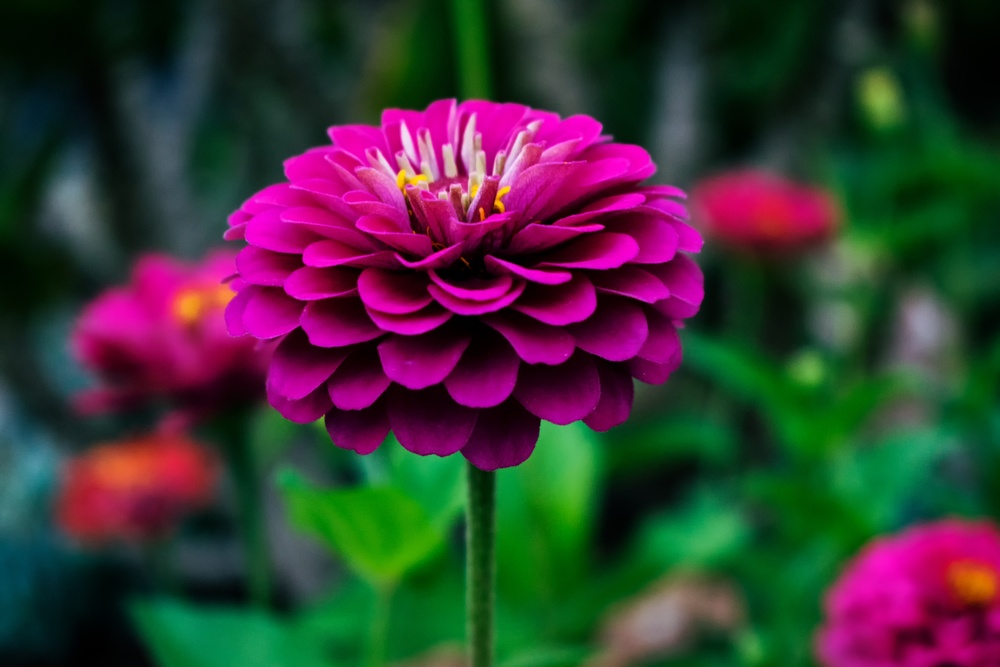
#> input picture lab_2/img.jpg, 1000 x 667 px, shrunk from 6000 x 4000 before the run
$ jupyter execute IP_Practice_2.ipynb
#> lines starting #> are read from the running program, lines starting #| are printed output that depends on the picture
[cell 1]
# ДЗ 2
# Зашумить изображение при помощи шума гаусса, постоянного шума.
# Протестировать медианный фильтр, фильтр гаусса, билатериальный фильтр, фильтр нелокальных средних с различными параметрами.
# Выяснить, какой фильтр показал лучший результат фильтрации шума.

[cell 2]
import numpy as np
import cv2
import matplotlib.pyplot as plt
from skimage.metrics import structural_similarity, mean_squared_error

[cell 3]
image = cv2.imread('img.jpg')
#> image is the input picture: shape (667, 1000, 3); mean B, G, R 53.9, 53.8, 59.7
image_gray = cv2.cvtColor(image, cv2.COLOR_BGR2GRAY)
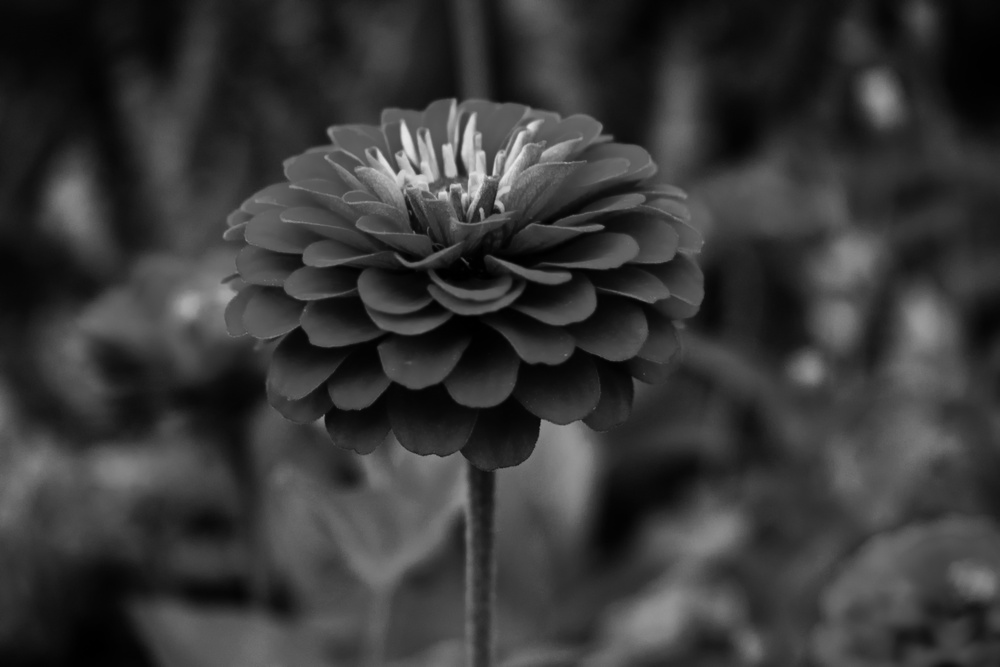
#> image_gray: shape (667, 1000); min 0, max 232, mean 55.5
plt.imshow(image_gray, cmap="gray")

# 1. Зашумление изображения при помощи шума Гаусса, постоянного шума.

1.1 Шум Гаусса

[cell 4]
mean = 0
stddev = 100
noise_gauss = np.zeros(image_gray.shape, np.uint8)
cv2.randn(noise_gauss, mean, stddev)
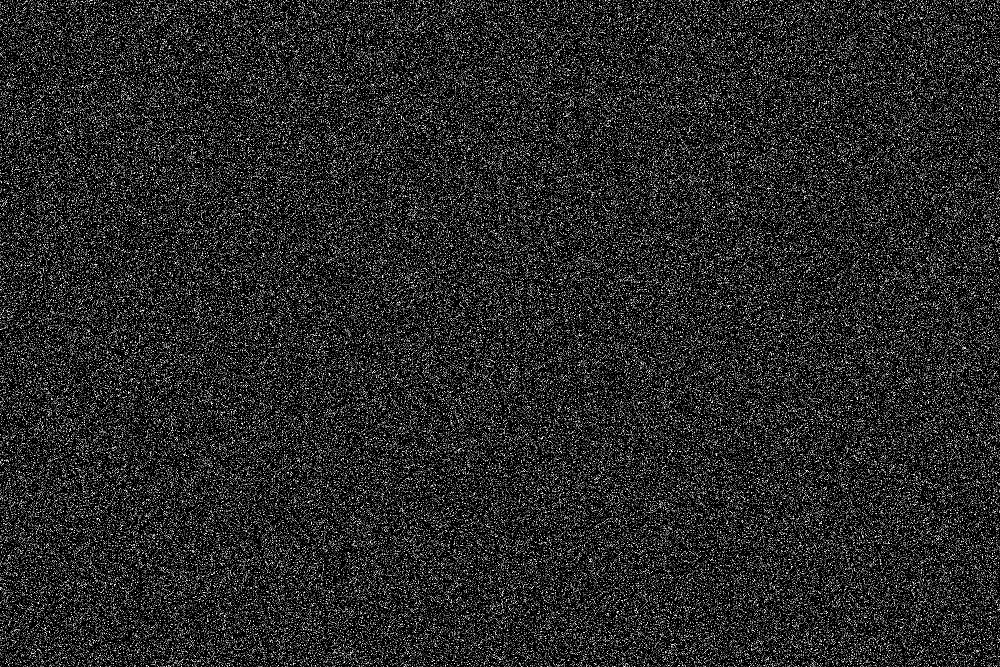
#> noise_gauss: shape (667, 1000); min 0, max 255, mean 39.8

[cell 5]
image_noise_gauss = image_gray.astype(np.float32) + noise_gauss
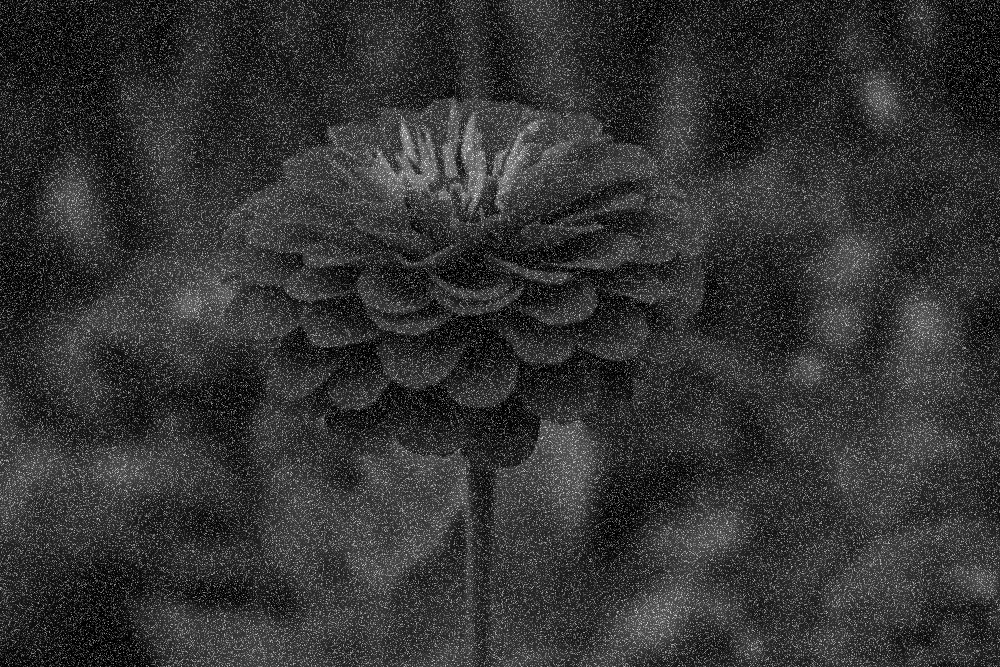
#> image_noise_gauss: shape (667, 1000) float32; min 0, max 468, mean 95.3; drawn with min black and max white
image_noise_gauss = np.clip(image_noise_gauss, 0, 255).astype(np.uint8)
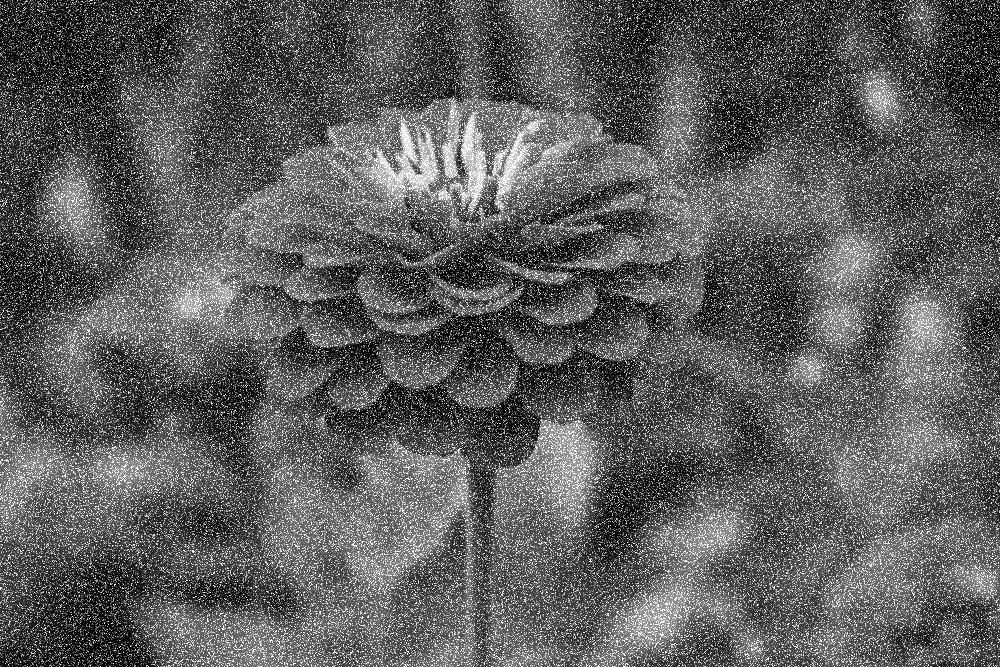
#> image_noise_gauss: shape (667, 1000); min 0, max 255, mean 94.2
plt.imshow(image_noise_gauss, cmap="gray")

1.2 Постоянный шум

[cell 6]
a = -50
b = 50
uniform_noise = np.random.uniform(a, b, image_gray.shape)
uniform_noisy_image = image_gray.astype(np.float32) + uniform_noise
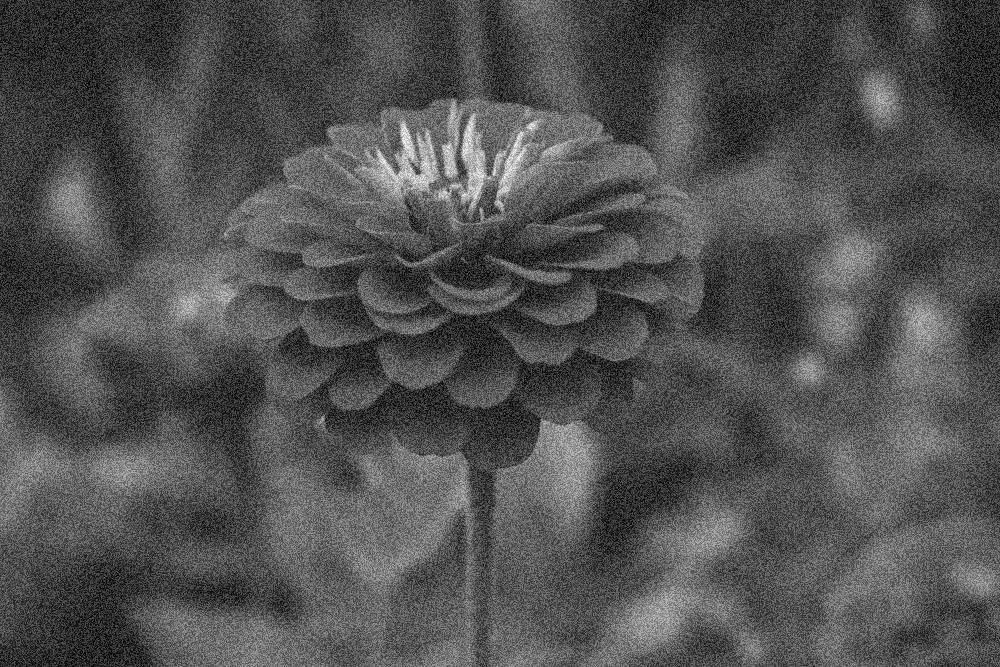
#> uniform_noisy_image: shape (667, 1000) float64; min -49.65, max 276.3, mean 55.5; drawn with min black and max white
uniform_noisy_image = np.clip(uniform_noisy_image, 0, 255).astype(np.uint8)
plt.imshow(uniform_noisy_image, cmap="gray")

# 2. Тестирование медианного фильтра, фильтра гаусса, билатериального фильтра, фильтра нелокальных средних с различными параметрами.

2.1 Медианный фильтр

[cell 7]
image_gauss_median = cv2.medianBlur(image_noise_gauss, 3)
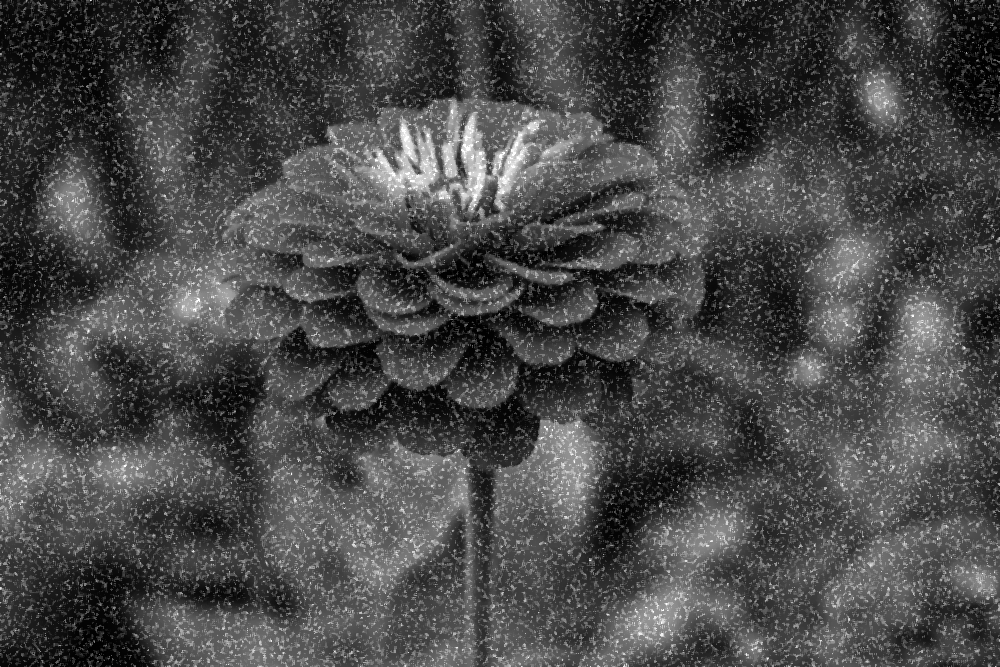
#> image_gauss_median: shape (667, 1000); min 0, max 255, mean 72.8
plt.imshow(image_gauss_median, cmap="gray")

2.2 Фильтр Гаусса

[cell 8]
image_gauss_gauss = cv2.GaussianBlur(image_noise_gauss,(5,5),0)
plt.imshow(image_gauss_gauss, cmap="gray")

2.3 Билатериальный фильтр

[cell 9]
image_gauss_bilat = cv2.bilateralFilter(image_noise_gauss,9,75,75)
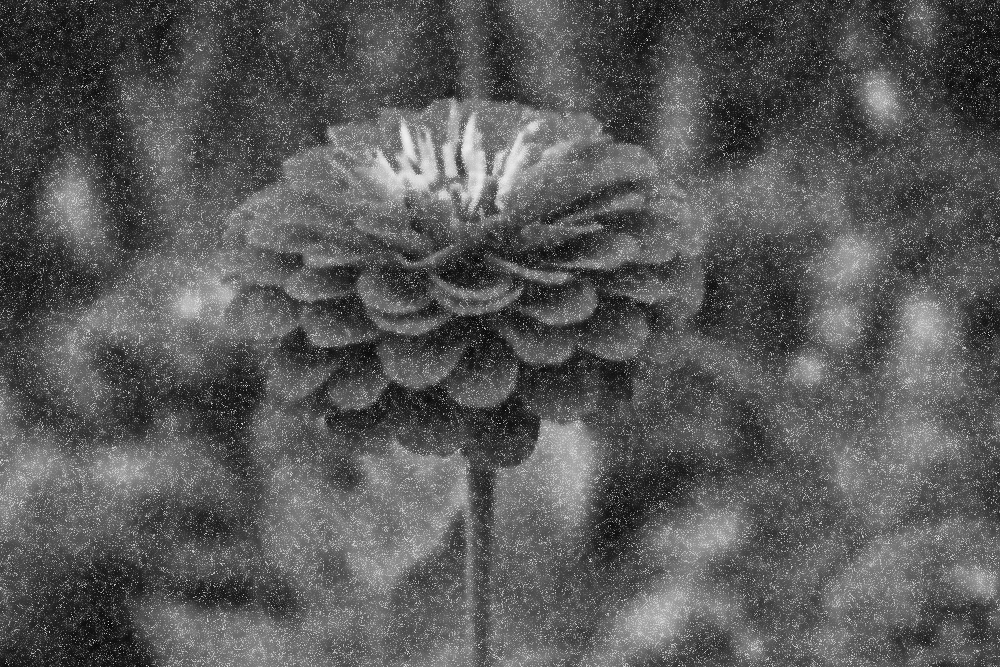
#> image_gauss_bilat: shape (667, 1000); min 8, max 240, mean 88.6
plt.imshow(image_gauss_bilat, cmap="gray")

2.4 Фильтр нелокальных средних

[cell 10]
image_gauss_nlm = cv2.fastNlMeansDenoising(image_noise_gauss, h = 20)
plt.imshow(image_gauss_nlm, cmap="gray")

# 3 Выяснение, какой фильтр показал лучший результат фильтрации шума.

[cell 11]
filters = [
    ('Median', image_gauss_median),
    ('Gaussian', image_gauss_gauss),
    ('Bilateral', image_gauss_bilat),
    ('NLM', image_gauss_nlm)
]

metrics = {}
for name, filtered_img in filters:
    mse = mean_squared_error(image_gray, filtered_img)
    ssim = structural_similarity(image_gray, filtered_img, data_range=255)
    metrics[name] = {'MSE': mse, 'SSIM': ssim, 'image': filtered_img}
#> this loop made 4 passes
#> (name, mse, ssim) on passes 1 to 4: ('Median', 845.6, 0.202), ('Gaussian', 1729.2, 0.29), ('Bilateral', 1797.2, 0.14), ('NLM', 4496.4, 0.041)
#> after the loop, metrics = 4 items


best_mse_name = min(metrics.items(), key=lambda x: x[1]['MSE'])[0]
#> best_mse_name = 'Median'
best_ssim_name = max(metrics.items(), key=lambda x: x[1]['SSIM'])[0]
#> best_ssim_name = 'Gaussian'

print(f"Лучший по MSE: {best_mse_name}")
#| Лучший по MSE: Median
print(f"Лучший по SSIM: {best_ssim_name}")
#| Лучший по SSIM: Gaussian
